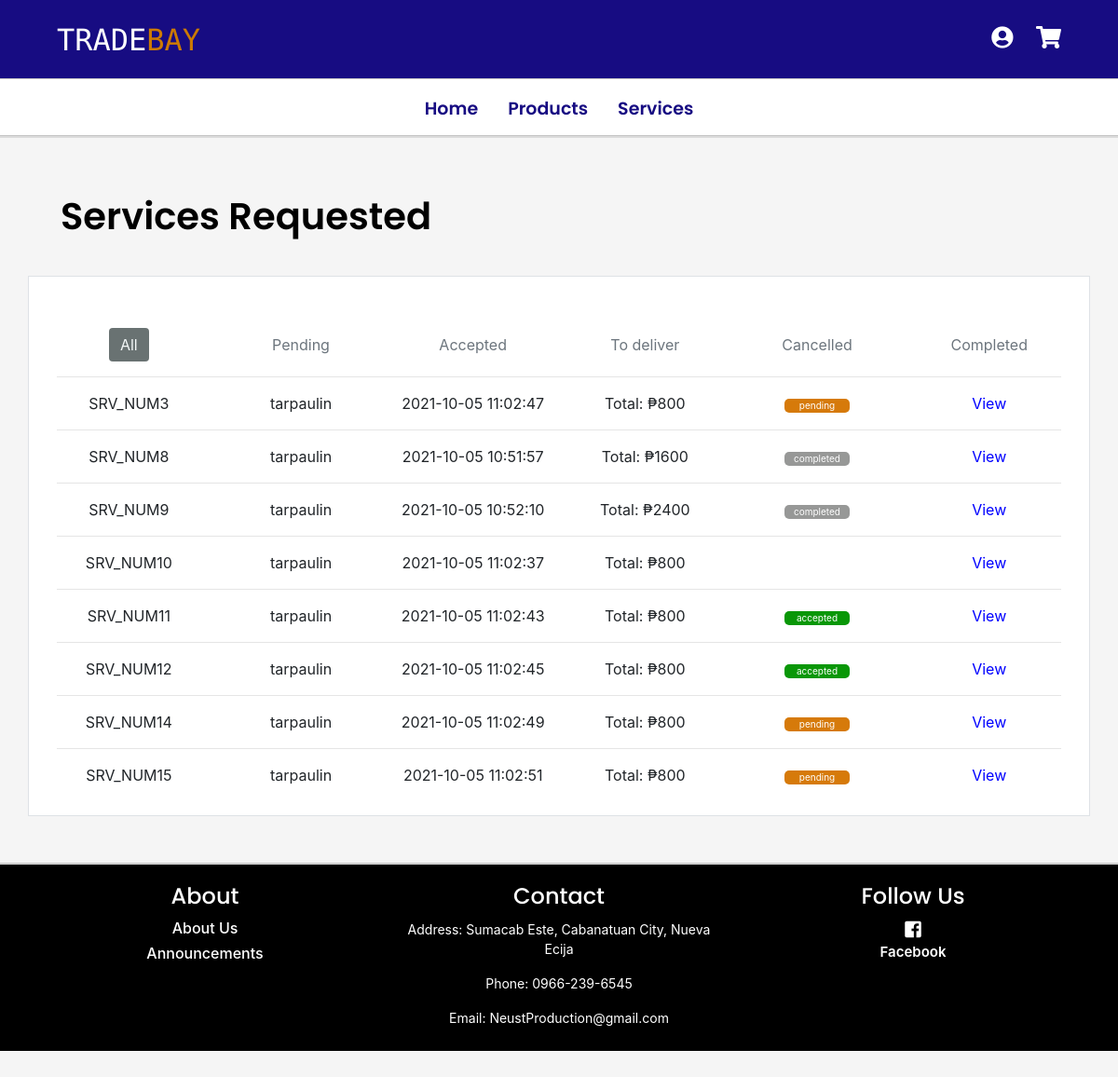
Page /service_cart.php?all=0 (signed in) on the earlier database version.
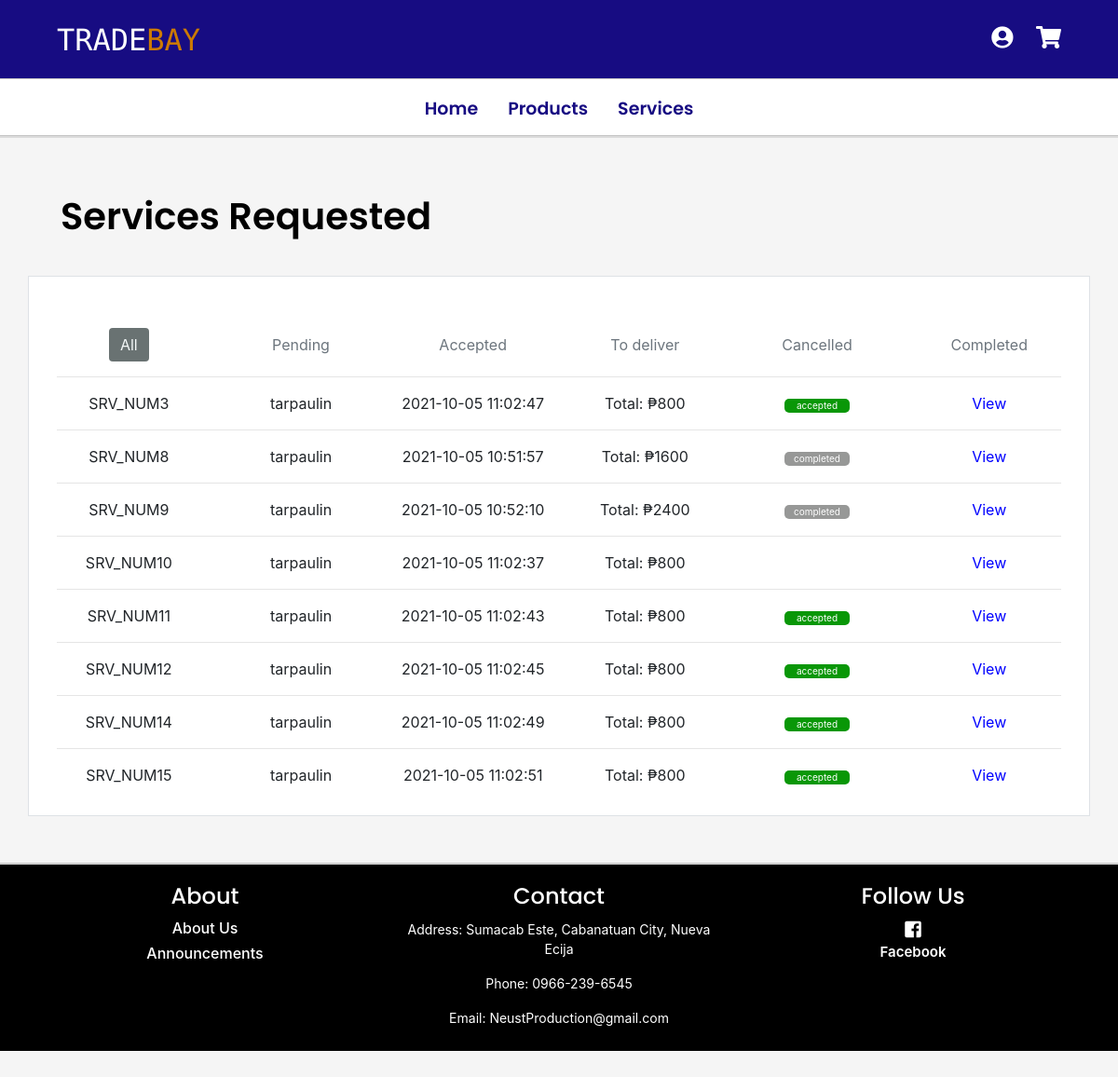
Same page on the later database version.
### tables this page shows
CREATE TABLE `printing_service_tbl` (
  `printing_service_id` int(10) NOT NULL,
  `service_type` varchar(25) NOT NULL,
  `print_service_image` varchar(50) NOT NULL,
  `date_placed` timestamp NOT NULL DEFAULT current_timestamp(),
  `print_service_price` int(10) NOT NULL,
  `print_service_size` varchar(12) NOT NULL,
  `print_service_quantity` int(10) NOT NULL,
  `print_service_total` int(10) NOT NULL,
  `status_date` timestamp NOT NULL DEFAULT current_timestamp() ON UPDATE current_timestamp(),
  `customer_id` int(10) NOT NULL,
  `status_id` int(10) NOT NULL,
  `payment_type_id` int(10) NOT NULL,
  `shipping_details_id` int(10) NOT NULL
);

CREATE TABLE `status_tbl` (
  `status_id` int(10) NOT NULL,
  `status_description` varchar(25) NOT NULL
);

### service_cart.php (the view, shortened to what the changed rows need)
<?php
	include('include/header_user.php');
	$cus_id = $_SESSION['user_id'];
	if (isset($_GET['all'])){
		$sql_show_order = "SELECT * FROM printing_service_tbl WHERE customer_id = '$cus_id'";
		$exe_show_order = mysqli_query($db, $sql_show_order);
		$show_order = mysqli_fetch_assoc($exe_show_order);
		?>
		<?php
	}
?>
<body class="bcolor">
<div class="container-md border sc-container" >
		<div class="my_content">
			<div class="panel panel-default">
			  	<div class="panel-body">
			  		<div class="container sc-container2" >
			  			<table class="table table-striped">
			  				<thead>
			  					<tr cols="8">
			  					<form method="GET">
			  						<div class="row sc-row2" >
			  						</div>
			  					</form>
			  					</tr>
			  				</thead>
			  				<tbody>
			  					<hr>
			  					<?php
					  				if (mysqli_num_rows($exe_show_order) == 0) {
					  			?>
					  				<tr>
					  					<td colspan="5" style="text-align: center;"><td>
					  				</tr>
					  			<?php
					  				}
					  				else{
					  					do{
			  					?>
			  						<tr>
			  							<center>
			  							<div class="row">
			  							<div class="col-sm sc-row1">
			  							<?php echo "SRV_NUM".$show_order['printing_service_id']; ?>
			  							</div>
			  							<div class="col-sm sc-row1">
				  						<?php echo $show_order['service_type']; ?>
				  						</div>
			  							<div class="col-sm sc-row1">
				  						<?php echo $show_order['date_placed']; ?>
				  						</div>
			  							<div class="col-sm sc-row1">
				  						<?php echo "Total: ₱".$show_order['print_service_total']; ?>
				  						</div>
			  							<div class="col-sm sc-row1">
				  								<?php
				  									$sql_stat = "SELECT * FROM status_tbl WHERE status_id = '$show_order[status_id]'";
													$exe_stat = mysqli_query($db,$sql_stat);
													$stat = mysqli_fetch_assoc($exe_stat);
													if($stat['status_description'] == "pending"){
														?>
															<button class="service-button" type="button" style="background-color: #D67A0A;" disabled><?php echo $stat['status_description']; ?></button>
														<?php
													}else if($stat['status_description'] == "accepted"){
														?>
															<button class="service-button" type="button" style="background-color: #099707;" disabled><?php echo $stat['status_description']; ?></button>
														<?php
													}else if($stat['status_description'] == "to deliver"){
														?>
															<button class="service-button" type="button" style="background-color: #2063E9;" disabled><?php echo $stat['status_description']; ?></button>
														<?php
													}else if($stat['status_description'] == "cancelled"){
														?>
															<button class="service-button" type="button" style="background-color: #B62517;" disabled><?php echo $stat['status_description']; ?></button>
														<?php
													}else if($stat['status_description'] == "completed"){
														?>
															<button class="service-button" type="button" style="background-color: #979897;" disabled><?php echo $stat['status_description']; ?></button>
														<?php
													}
				  								?>
				  						</div>
				  						<div class="col-sm sc-row1">
				  							<form method="POST">
				  								<button type="submit" name="view_items" style="border: none; background: none; outline: none; color: blue">View</button>
				  								</form>
				  						</div>
				  					</div>
				  					</center>
			  						</tr>
			  						<hr>
			  					<?php
			  							}while($show_order = mysqli_fetch_assoc($exe_show_order));
			  						}
			  					?>
			  				</tbody>
			  			</table>
			  		</div>
				</div>
			</div>
		</div>
</div>
</body>
<?php
		include('include/footer_user.php');
 ?>

Differences in the rows shown:
changed printing_service_tbl id 3: status.status_description "pending" → "accepted"
changed printing_service_tbl id 14: status.status_description "pending" → "accepted"
changed printing_service_tbl id 15: status.status_description "pending" → "accepted"
